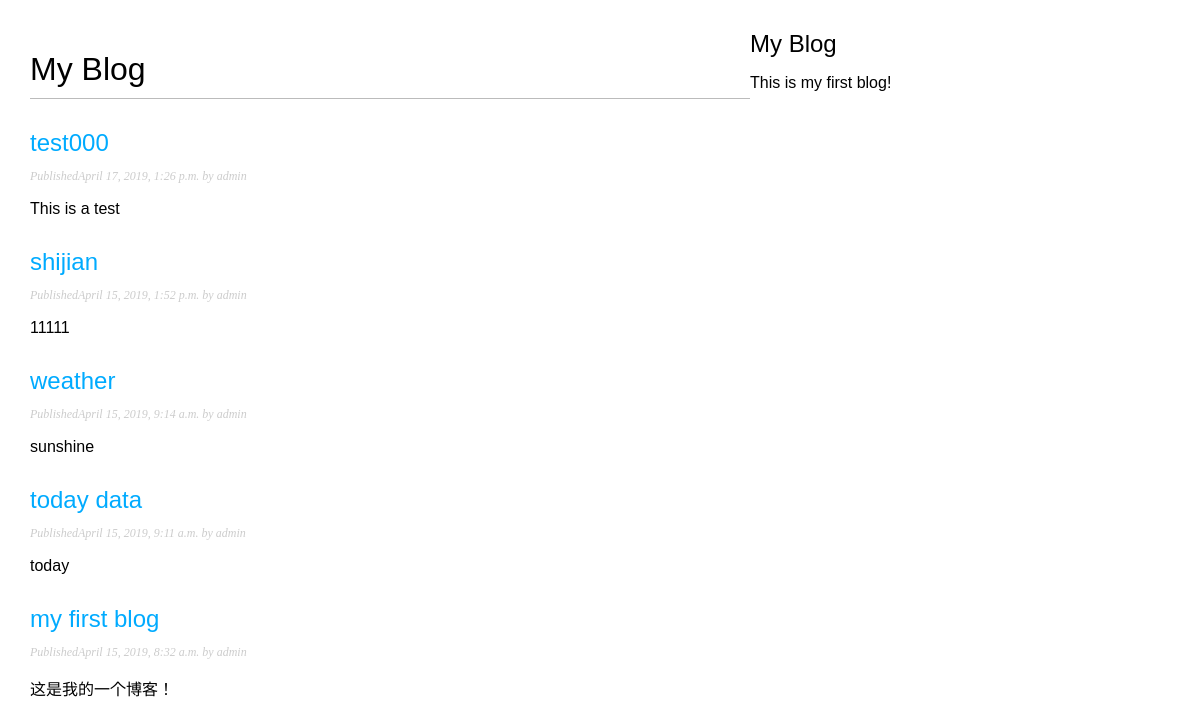
Screenshot of /blog/ with the database file from the repository.
### blog/models.py (models this page shows, shortened)
class Post(models.Model):
    title = models.CharField(max_length=250)
    slug = models.SlugField(max_length = 250,
                    unique_for_date='publish')
    author = models.ForeignKey(User, on_delete=models.CASCADE,
                        related_name="blog_posts")
    body = models.TextField()
    publish= models.DateTimeField(default = timezone.now)
    created = models.DateTimeField(auto_now_add = True)
    updated = models.DateTimeField(auto_now =True)
    STATUS_CHOICES = (
        ('draft','Draft'),
        ('published','Published'),
    )
    status = models.CharField(max_length=10,
                             choices = STATUS_CHOICES,
                            default = 'draft'
    )
    objects = models.Manager()
    published = PublishedManager()
    class Meta:
        ordering = ('-publish',)
        db_table = 'MyBlog'
    def get_absolute_url(self): #返回对象的标准的URL，通过名字和可选参数构建
        return reverse('blog:post_detail',
                        args=[self.publish.year,
                              self.publish.strftime('%m'),
                              self.publish.strftime('%d'),
                              self.slug
                            ]
                       )

### blog/views.py (the view)
def post_list(request):
    posts = Post.published.all()
    return render(request, 'blog/post/list.html', {'posts':posts})

### blog/models.py (called while the page is built)
    def get_queryset(self):#返回执行过的查询集的方法
        return super(PublishedManager,self).get_queryset().filter(status='published')

### blog/templates/blog/post/list.html (shortened to what this page needs)
{% extends "blog/post/base.html" %}
{% block content %}
    <h1>My Blog</h1>
    {% for post in posts %}
        <h2>
        <a href="{{ post.get_absolute_url }}">{{post.title}}</a>
        </h2>
        <p class="date" >Published{{post.publish}} by {{post.author}}</p>
        {{post.body|truncatewords:30|linebreaks }}
        {% endfor %}
{% endblock %}

### blog/templates/blog/post/base.html (shortened to what this page needs)
{% load staticfiles %}
<!DOCTYPE html>
<html>
<head>
    <link rel = "stylesheet" type = "text/css" href="{% static 'css/blog.css' %}">
</head>
<body>
    <div id="content">
        {% block content %}
        {% endblock %}
    </div>
    <div id="sodebar">
        <h2>My Blog </h2>
            <p>This is my first blog! </p>
    </div>
</body>
</html>

### blog/static/css/blog.css (style rules this page uses)
body { margin:0; padding:0; font-family: helvetica, sana-serif; }
a { color:#00abff; text-decoration: none; }
h1 { font-weight: normal; border-bottom: 1px solid #bbb; padding: 0 0 10px 0; }
h2 { font-weight: normal; margin:30px 0 0; }
#content { float: left; width: 60%; padding:0 0 0 30px; }
p.date { color:#ccc; font-family: georgia,serif; font-size: 12px; font-style: italic; }

### rows the page displays
Post: title "test000", publish "April 17, 2019, 1:26 p.m.", author "admin", body "This is a test"
Post: title "shijian", publish "April 15, 2019, 1:52 p.m.", author "admin", body "11111"
Post: title "weather", publish "April 15, 2019, 9:14 a.m.", author "admin", body "sunshine"
Post: title "today data", publish "April 15, 2019, 9:11 a.m.", author "admin", body "today"
Post: title "my first blog", publish "April 15, 2019, 8:32 a.m.", author "admin", body "这是我的一个博客！"
